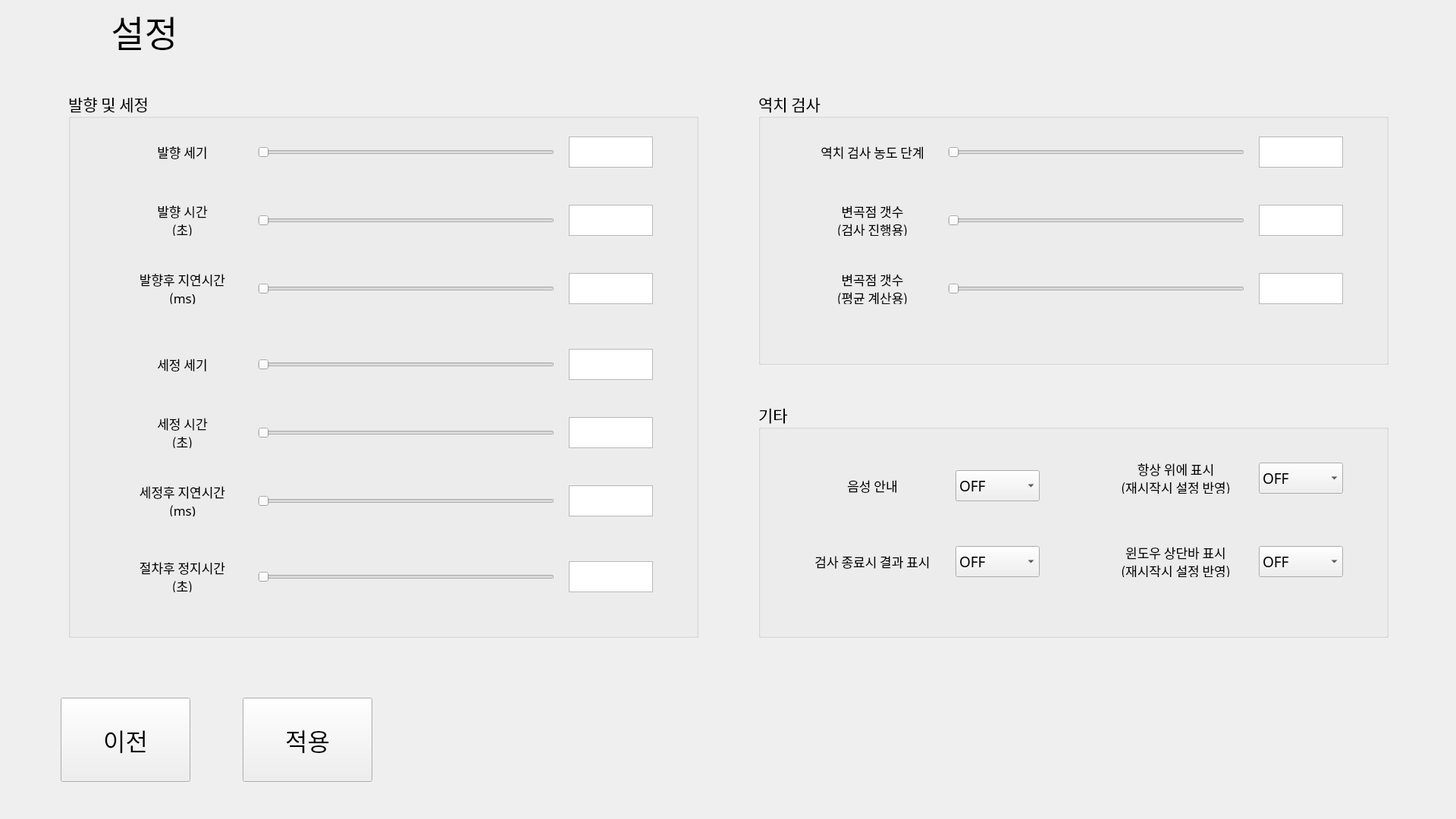
<?xml version="1.0" encoding="UTF-8"?>
<ui version="4.0">
 <class>MainWindow</class>
 <widget class="QMainWindow" name="MainWindow">
  <property name="geometry">
   <rect>
    <x>0</x>
    <y>0</y>
    <width>1920</width>
    <height>1080</height>
   </rect>
  </property>
  <property name="sizePolicy">
   <sizepolicy hsizetype="Maximum" vsizetype="Maximum">
    <horstretch>0</horstretch>
    <verstretch>0</verstretch>
   </sizepolicy>
  </property>
  <property name="maximumSize">
   <size>
    <width>1920</width>
    <height>1080</height>
   </size>
  </property>
  <property name="font">
   <font>
    <family>Malgun Gothic</family>
    <pointsize>16</pointsize>
   </font>
  </property>
  <property name="focusPolicy">
   <enum>Qt::NoFocus</enum>
  </property>
  <property name="windowTitle">
   <string>Digital Olfaction Solution</string>
  </property>
  <property name="styleSheet">
   <string notr="true"/>
  </property>
  <widget class="QWidget" name="centralwidget">
   <widget class="QLabel" name="label_title">
    <property name="geometry">
     <rect>
      <x>20</x>
      <y>10</y>
      <width>341</width>
      <height>61</height>
     </rect>
    </property>
    <property name="font">
     <font>
      <family>Malgun Gothic</family>
      <pointsize>36</pointsize>
      <bold>false</bold>
     </font>
    </property>
    <property name="text">
     <string>설정</string>
    </property>
    <property name="alignment">
     <set>Qt::AlignCenter</set>
    </property>
   </widget>
   <widget class="QPushButton" name="pushButton_back">
    <property name="geometry">
     <rect>
      <x>80</x>
      <y>920</y>
      <width>171</width>
      <height>111</height>
     </rect>
    </property>
    <property name="font">
     <font>
      <family>Malgun Gothic</family>
      <pointsize>24</pointsize>
     </font>
    </property>
    <property name="text">
     <string>이전</string>
    </property>
   </widget>
   <widget class="QTextEdit" name="te_scent_power">
    <property name="geometry">
     <rect>
      <x>750</x>
      <y>180</y>
      <width>111</width>
      <height>41</height>
     </rect>
    </property>
    <property name="sizePolicy">
     <sizepolicy hsizetype="Fixed" vsizetype="Fixed">
      <horstretch>0</horstretch>
      <verstretch>0</verstretch>
     </sizepolicy>
    </property>
    <property name="font">
     <font>
      <family>Malgun Gothic</family>
      <pointsize>14</pointsize>
     </font>
    </property>
   </widget>
   <widget class="QLabel" name="label">
    <property name="geometry">
     <rect>
      <x>150</x>
      <y>180</y>
      <width>181</width>
      <height>41</height>
     </rect>
    </property>
    <property name="font">
     <font>
      <family>Malgun Gothic</family>
      <pointsize>13</pointsize>
     </font>
    </property>
    <property name="text">
     <string>발향 세기</string>
    </property>
    <property name="alignment">
     <set>Qt::AlignCenter</set>
    </property>
   </widget>
   <widget class="QPushButton" name="pushButton_update_settings">
    <property name="geometry">
     <rect>
      <x>320</x>
      <y>920</y>
      <width>171</width>
      <height>111</height>
     </rect>
    </property>
    <property name="font">
     <font>
      <family>Malgun Gothic</family>
      <pointsize>24</pointsize>
     </font>
    </property>
    <property name="text">
     <string>적용</string>
    </property>
   </widget>
   <widget class="QSlider" name="hs_scent_power">
    <property name="geometry">
     <rect>
      <x>340</x>
      <y>190</y>
      <width>391</width>
      <height>22</height>
     </rect>
    </property>
    <property name="minimum">
     <number>0</number>
    </property>
    <property name="maximum">
     <number>100</number>
    </property>
    <property name="singleStep">
     <number>5</number>
    </property>
    <property name="pageStep">
     <number>5</number>
    </property>
    <property name="tracking">
     <bool>true</bool>
    </property>
    <property name="orientation">
     <enum>Qt::Horizontal</enum>
    </property>
    <property name="invertedAppearance">
     <bool>false</bool>
    </property>
   </widget>
   <widget class="QLabel" name="label_2">
    <property name="geometry">
     <rect>
      <x>150</x>
      <y>270</y>
      <width>181</width>
      <height>41</height>
     </rect>
    </property>
    <property name="font">
     <font>
      <family>Malgun Gothic</family>
      <pointsize>13</pointsize>
     </font>
    </property>
    <property name="text">
     <string>발향 시간
(초)</string>
    </property>
    <property name="alignment">
     <set>Qt::AlignCenter</set>
    </property>
   </widget>
   <widget class="QTextEdit" name="te_scent_run_time">
    <property name="geometry">
     <rect>
      <x>750</x>
      <y>270</y>
      <width>111</width>
      <height>41</height>
     </rect>
    </property>
    <property name="sizePolicy">
     <sizepolicy hsizetype="Fixed" vsizetype="Fixed">
      <horstretch>0</horstretch>
      <verstretch>0</verstretch>
     </sizepolicy>
    </property>
    <property name="font">
     <font>
      <family>Malgun Gothic</family>
      <pointsize>14</pointsize>
     </font>
    </property>
   </widget>
   <widget class="QSlider" name="hs_scent_run_time">
    <property name="geometry">
     <rect>
      <x>340</x>
      <y>280</y>
      <width>391</width>
      <height>22</height>
     </rect>
    </property>
    <property name="minimum">
     <number>0</number>
    </property>
    <property name="maximum">
     <number>30</number>
    </property>
    <property name="pageStep">
     <number>5</number>
    </property>
    <property name="orientation">
     <enum>Qt::Horizontal</enum>
    </property>
    <property name="invertedAppearance">
     <bool>false</bool>
    </property>
   </widget>
   <widget class="QGroupBox" name="groupBox">
    <property name="geometry">
     <rect>
      <x>90</x>
      <y>120</y>
      <width>831</width>
      <height>721</height>
     </rect>
    </property>
    <property name="title">
     <string>발향 및 세정</string>
    </property>
   </widget>
   <widget class="QLabel" name="label_7">
    <property name="geometry">
     <rect>
      <x>150</x>
      <y>460</y>
      <width>181</width>
      <height>41</height>
     </rect>
    </property>
    <property name="font">
     <font>
      <family>Malgun Gothic</family>
      <pointsize>13</pointsize>
     </font>
    </property>
    <property name="text">
     <string>세정 세기</string>
    </property>
    <property name="alignment">
     <set>Qt::AlignCenter</set>
    </property>
   </widget>
   <widget class="QTextEdit" name="te_cleaning_power">
    <property name="geometry">
     <rect>
      <x>750</x>
      <y>460</y>
      <width>111</width>
      <height>41</height>
     </rect>
    </property>
    <property name="sizePolicy">
     <sizepolicy hsizetype="Fixed" vsizetype="Fixed">
      <horstretch>0</horstretch>
      <verstretch>0</verstretch>
     </sizepolicy>
    </property>
    <property name="font">
     <font>
      <family>Malgun Gothic</family>
      <pointsize>14</pointsize>
     </font>
    </property>
   </widget>
   <widget class="QSlider" name="hs_cleaning_power">
    <property name="geometry">
     <rect>
      <x>340</x>
      <y>470</y>
      <width>391</width>
      <height>22</height>
     </rect>
    </property>
    <property name="minimum">
     <number>0</number>
    </property>
    <property name="maximum">
     <number>100</number>
    </property>
    <property name="pageStep">
     <number>5</number>
    </property>
    <property name="orientation">
     <enum>Qt::Horizontal</enum>
    </property>
    <property name="invertedAppearance">
     <bool>false</bool>
    </property>
   </widget>
   <widget class="QLabel" name="label_12">
    <property name="geometry">
     <rect>
      <x>620</x>
      <y>1240</y>
      <width>131</width>
      <height>41</height>
     </rect>
    </property>
    <property name="font">
     <font>
      <family>Malgun Gothic</family>
      <pointsize>13</pointsize>
     </font>
    </property>
    <property name="text">
     <string>발향 시작 모드</string>
    </property>
    <property name="alignment">
     <set>Qt::AlignCenter</set>
    </property>
   </widget>
   <widget class="QLabel" name="label_13">
    <property name="geometry">
     <rect>
      <x>1080</x>
      <y>620</y>
      <width>141</width>
      <height>41</height>
     </rect>
    </property>
    <property name="font">
     <font>
      <family>Malgun Gothic</family>
      <pointsize>13</pointsize>
     </font>
    </property>
    <property name="text">
     <string>음성 안내</string>
    </property>
    <property name="alignment">
     <set>Qt::AlignCenter</set>
    </property>
   </widget>
   <widget class="QGroupBox" name="groupBox_4">
    <property name="geometry">
     <rect>
      <x>1000</x>
      <y>120</y>
      <width>831</width>
      <height>361</height>
     </rect>
    </property>
    <property name="title">
     <string>역치 검사</string>
    </property>
   </widget>
   <widget class="QComboBox" name="cb_voice_onoff">
    <property name="geometry">
     <rect>
      <x>1260</x>
      <y>620</y>
      <width>111</width>
      <height>41</height>
     </rect>
    </property>
    <property name="font">
     <font>
      <family>Malgun Gothic</family>
      <pointsize>14</pointsize>
     </font>
    </property>
    <item>
     <property name="text">
      <string>OFF</string>
     </property>
    </item>
    <item>
     <property name="text">
      <string>ON</string>
     </property>
    </item>
   </widget>
   <widget class="QTextEdit" name="te_cleaning_run_time">
    <property name="geometry">
     <rect>
      <x>750</x>
      <y>550</y>
      <width>111</width>
      <height>41</height>
     </rect>
    </property>
    <property name="sizePolicy">
     <sizepolicy hsizetype="Fixed" vsizetype="Fixed">
      <horstretch>0</horstretch>
      <verstretch>0</verstretch>
     </sizepolicy>
    </property>
    <property name="font">
     <font>
      <family>Malgun Gothic</family>
      <pointsize>14</pointsize>
     </font>
    </property>
   </widget>
   <widget class="QLabel" name="label_16">
    <property name="geometry">
     <rect>
      <x>150</x>
      <y>550</y>
      <width>181</width>
      <height>41</height>
     </rect>
    </property>
    <property name="font">
     <font>
      <family>Malgun Gothic</family>
      <pointsize>13</pointsize>
     </font>
    </property>
    <property name="text">
     <string>세정 시간
(초)</string>
    </property>
    <property name="alignment">
     <set>Qt::AlignCenter</set>
    </property>
   </widget>
   <widget class="QSlider" name="hs_cleaning_run_time">
    <property name="geometry">
     <rect>
      <x>340</x>
      <y>560</y>
      <width>391</width>
      <height>22</height>
     </rect>
    </property>
    <property name="minimum">
     <number>0</number>
    </property>
    <property name="maximum">
     <number>30</number>
    </property>
    <property name="pageStep">
     <number>5</number>
    </property>
    <property name="orientation">
     <enum>Qt::Horizontal</enum>
    </property>
    <property name="invertedAppearance">
     <bool>false</bool>
    </property>
   </widget>
   <widget class="QSlider" name="hs_thres_node_max_num">
    <property name="geometry">
     <rect>
      <x>1250</x>
      <y>280</y>
      <width>391</width>
      <height>22</height>
     </rect>
    </property>
    <property name="minimum">
     <number>1</number>
    </property>
    <property name="maximum">
     <number>7</number>
    </property>
    <property name="pageStep">
     <number>5</number>
    </property>
    <property name="orientation">
     <enum>Qt::Horizontal</enum>
    </property>
    <property name="invertedAppearance">
     <bool>false</bool>
    </property>
   </widget>
   <widget class="QTextEdit" name="te_thres_test_max_level">
    <property name="geometry">
     <rect>
      <x>1660</x>
      <y>180</y>
      <width>111</width>
      <height>41</height>
     </rect>
    </property>
    <property name="sizePolicy">
     <sizepolicy hsizetype="Fixed" vsizetype="Fixed">
      <horstretch>0</horstretch>
      <verstretch>0</verstretch>
     </sizepolicy>
    </property>
    <property name="font">
     <font>
      <family>Malgun Gothic</family>
      <pointsize>14</pointsize>
     </font>
    </property>
   </widget>
   <widget class="QTextEdit" name="te_thres_node_max_num">
    <property name="geometry">
     <rect>
      <x>1660</x>
      <y>270</y>
      <width>111</width>
      <height>41</height>
     </rect>
    </property>
    <property name="sizePolicy">
     <sizepolicy hsizetype="Fixed" vsizetype="Fixed">
      <horstretch>0</horstretch>
      <verstretch>0</verstretch>
     </sizepolicy>
    </property>
    <property name="font">
     <font>
      <family>Malgun Gothic</family>
      <pointsize>14</pointsize>
     </font>
    </property>
   </widget>
   <widget class="QTextEdit" name="te_thres_node_score_num">
    <property name="geometry">
     <rect>
      <x>1660</x>
      <y>360</y>
      <width>111</width>
      <height>41</height>
     </rect>
    </property>
    <property name="sizePolicy">
     <sizepolicy hsizetype="Fixed" vsizetype="Fixed">
      <horstretch>0</horstretch>
      <verstretch>0</verstretch>
     </sizepolicy>
    </property>
    <property name="font">
     <font>
      <family>Malgun Gothic</family>
      <pointsize>14</pointsize>
     </font>
    </property>
   </widget>
   <widget class="QLabel" name="label_19">
    <property name="geometry">
     <rect>
      <x>1060</x>
      <y>180</y>
      <width>181</width>
      <height>41</height>
     </rect>
    </property>
    <property name="font">
     <font>
      <family>Malgun Gothic</family>
      <pointsize>13</pointsize>
     </font>
    </property>
    <property name="text">
     <string>역치 검사 농도 단계</string>
    </property>
    <property name="alignment">
     <set>Qt::AlignCenter</set>
    </property>
   </widget>
   <widget class="QLabel" name="label_20">
    <property name="geometry">
     <rect>
      <x>1060</x>
      <y>270</y>
      <width>181</width>
      <height>41</height>
     </rect>
    </property>
    <property name="font">
     <font>
      <family>Malgun Gothic</family>
      <pointsize>13</pointsize>
     </font>
    </property>
    <property name="text">
     <string>변곡점 갯수
(검사 진행용)</string>
    </property>
    <property name="alignment">
     <set>Qt::AlignCenter</set>
    </property>
   </widget>
   <widget class="QSlider" name="hs_thres_test_max_level">
    <property name="geometry">
     <rect>
      <x>1250</x>
      <y>190</y>
      <width>391</width>
      <height>22</height>
     </rect>
    </property>
    <property name="minimum">
     <number>1</number>
    </property>
    <property name="maximum">
     <number>12</number>
    </property>
    <property name="pageStep">
     <number>5</number>
    </property>
    <property name="orientation">
     <enum>Qt::Horizontal</enum>
    </property>
    <property name="invertedAppearance">
     <bool>false</bool>
    </property>
   </widget>
   <widget class="QSlider" name="hs_thres_node_score_num">
    <property name="geometry">
     <rect>
      <x>1250</x>
      <y>370</y>
      <width>391</width>
      <height>22</height>
     </rect>
    </property>
    <property name="minimum">
     <number>1</number>
    </property>
    <property name="maximum">
     <number>4</number>
    </property>
    <property name="pageStep">
     <number>1</number>
    </property>
    <property name="orientation">
     <enum>Qt::Horizontal</enum>
    </property>
    <property name="invertedAppearance">
     <bool>false</bool>
    </property>
   </widget>
   <widget class="QLabel" name="label_21">
    <property name="geometry">
     <rect>
      <x>1060</x>
      <y>360</y>
      <width>181</width>
      <height>41</height>
     </rect>
    </property>
    <property name="font">
     <font>
      <family>Malgun Gothic</family>
      <pointsize>13</pointsize>
     </font>
    </property>
    <property name="text">
     <string>변곡점 갯수
(평균 계산용)</string>
    </property>
    <property name="alignment">
     <set>Qt::AlignCenter</set>
    </property>
   </widget>
   <widget class="QLabel" name="label_14">
    <property name="geometry">
     <rect>
      <x>1050</x>
      <y>720</y>
      <width>201</width>
      <height>41</height>
     </rect>
    </property>
    <property name="font">
     <font>
      <family>Malgun Gothic</family>
      <pointsize>13</pointsize>
     </font>
    </property>
    <property name="text">
     <string>검사 종료시 결과 표시</string>
    </property>
    <property name="alignment">
     <set>Qt::AlignCenter</set>
    </property>
   </widget>
   <widget class="QGroupBox" name="groupBox_3">
    <property name="geometry">
     <rect>
      <x>1000</x>
      <y>530</y>
      <width>831</width>
      <height>311</height>
     </rect>
    </property>
    <property name="title">
     <string>기타</string>
    </property>
   </widget>
   <widget class="QComboBox" name="cb_result_show_onoff">
    <property name="geometry">
     <rect>
      <x>1260</x>
      <y>720</y>
      <width>111</width>
      <height>41</height>
     </rect>
    </property>
    <property name="font">
     <font>
      <family>Malgun Gothic</family>
      <pointsize>14</pointsize>
     </font>
    </property>
    <item>
     <property name="text">
      <string>OFF</string>
     </property>
    </item>
    <item>
     <property name="text">
      <string>ON</string>
     </property>
    </item>
   </widget>
   <widget class="QTextEdit" name="te_scent_post_delay">
    <property name="geometry">
     <rect>
      <x>750</x>
      <y>360</y>
      <width>111</width>
      <height>41</height>
     </rect>
    </property>
    <property name="sizePolicy">
     <sizepolicy hsizetype="Fixed" vsizetype="Fixed">
      <horstretch>0</horstretch>
      <verstretch>0</verstretch>
     </sizepolicy>
    </property>
    <property name="font">
     <font>
      <family>Malgun Gothic</family>
      <pointsize>14</pointsize>
     </font>
    </property>
   </widget>
   <widget class="QSlider" name="hs_scent_post_delay">
    <property name="geometry">
     <rect>
      <x>340</x>
      <y>370</y>
      <width>391</width>
      <height>22</height>
     </rect>
    </property>
    <property name="minimum">
     <number>0</number>
    </property>
    <property name="maximum">
     <number>1000</number>
    </property>
    <property name="pageStep">
     <number>5</number>
    </property>
    <property name="orientation">
     <enum>Qt::Horizontal</enum>
    </property>
    <property name="invertedAppearance">
     <bool>false</bool>
    </property>
   </widget>
   <widget class="QLabel" name="label_3">
    <property name="geometry">
     <rect>
      <x>150</x>
      <y>360</y>
      <width>181</width>
      <height>41</height>
     </rect>
    </property>
    <property name="font">
     <font>
      <family>Malgun Gothic</family>
      <pointsize>13</pointsize>
     </font>
    </property>
    <property name="text">
     <string>발향후 지연시간
(ms)</string>
    </property>
    <property name="alignment">
     <set>Qt::AlignCenter</set>
    </property>
   </widget>
   <widget class="QSlider" name="hs_cleaning_post_delay">
    <property name="geometry">
     <rect>
      <x>340</x>
      <y>650</y>
      <width>391</width>
      <height>22</height>
     </rect>
    </property>
    <property name="minimum">
     <number>0</number>
    </property>
    <property name="maximum">
     <number>1000</number>
    </property>
    <property name="pageStep">
     <number>5</number>
    </property>
    <property name="orientation">
     <enum>Qt::Horizontal</enum>
    </property>
    <property name="invertedAppearance">
     <bool>false</bool>
    </property>
   </widget>
   <widget class="QLabel" name="label_17">
    <property name="geometry">
     <rect>
      <x>150</x>
      <y>640</y>
      <width>181</width>
      <height>41</height>
     </rect>
    </property>
    <property name="font">
     <font>
      <family>Malgun Gothic</family>
      <pointsize>13</pointsize>
     </font>
    </property>
    <property name="text">
     <string>세정후 지연시간
(ms)</string>
    </property>
    <property name="alignment">
     <set>Qt::AlignCenter</set>
    </property>
   </widget>
   <widget class="QTextEdit" name="te_cleaning_post_delay">
    <property name="geometry">
     <rect>
      <x>750</x>
      <y>640</y>
      <width>111</width>
      <height>41</height>
     </rect>
    </property>
    <property name="sizePolicy">
     <sizepolicy hsizetype="Fixed" vsizetype="Fixed">
      <horstretch>0</horstretch>
      <verstretch>0</verstretch>
     </sizepolicy>
    </property>
    <property name="font">
     <font>
      <family>Malgun Gothic</family>
      <pointsize>14</pointsize>
     </font>
    </property>
   </widget>
   <widget class="QComboBox" name="cb_front_onoff">
    <property name="geometry">
     <rect>
      <x>1660</x>
      <y>610</y>
      <width>111</width>
      <height>41</height>
     </rect>
    </property>
    <property name="font">
     <font>
      <family>Malgun Gothic</family>
      <pointsize>14</pointsize>
     </font>
    </property>
    <item>
     <property name="text">
      <string>OFF</string>
     </property>
    </item>
    <item>
     <property name="text">
      <string>ON</string>
     </property>
    </item>
   </widget>
   <widget class="QLabel" name="label_15">
    <property name="geometry">
     <rect>
      <x>1460</x>
      <y>610</y>
      <width>181</width>
      <height>41</height>
     </rect>
    </property>
    <property name="font">
     <font>
      <family>Malgun Gothic</family>
      <pointsize>13</pointsize>
     </font>
    </property>
    <property name="text">
     <string>항상 위에 표시
(재시작시 설정 반영)</string>
    </property>
    <property name="alignment">
     <set>Qt::AlignCenter</set>
    </property>
   </widget>
   <widget class="QLabel" name="label_18">
    <property name="geometry">
     <rect>
      <x>1460</x>
      <y>720</y>
      <width>181</width>
      <height>41</height>
     </rect>
    </property>
    <property name="font">
     <font>
      <family>Malgun Gothic</family>
      <pointsize>13</pointsize>
     </font>
    </property>
    <property name="text">
     <string>윈도우 상단바 표시
(재시작시 설정 반영)</string>
    </property>
    <property name="alignment">
     <set>Qt::AlignCenter</set>
    </property>
   </widget>
   <widget class="QComboBox" name="cb_window_bars_onoff">
    <property name="geometry">
     <rect>
      <x>1660</x>
      <y>720</y>
      <width>111</width>
      <height>41</height>
     </rect>
    </property>
    <property name="font">
     <font>
      <family>Malgun Gothic</family>
      <pointsize>14</pointsize>
     </font>
    </property>
    <item>
     <property name="text">
      <string>OFF</string>
     </property>
    </item>
    <item>
     <property name="text">
      <string>ON</string>
     </property>
    </item>
   </widget>
   <widget class="QTextEdit" name="te_scent_emit_interval">
    <property name="geometry">
     <rect>
      <x>750</x>
      <y>740</y>
      <width>111</width>
      <height>41</height>
     </rect>
    </property>
    <property name="sizePolicy">
     <sizepolicy hsizetype="Fixed" vsizetype="Fixed">
      <horstretch>0</horstretch>
      <verstretch>0</verstretch>
     </sizepolicy>
    </property>
    <property name="font">
     <font>
      <family>Malgun Gothic</family>
      <pointsize>14</pointsize>
     </font>
    </property>
   </widget>
   <widget class="QLabel" name="label_22">
    <property name="geometry">
     <rect>
      <x>150</x>
      <y>740</y>
      <width>181</width>
      <height>41</height>
     </rect>
    </property>
    <property name="font">
     <font>
      <family>Malgun Gothic</family>
      <pointsize>13</pointsize>
     </font>
    </property>
    <property name="text">
     <string>절차후 정지시간
(초)</string>
    </property>
    <property name="alignment">
     <set>Qt::AlignCenter</set>
    </property>
   </widget>
   <widget class="QSlider" name="hs_scent_emit_interval">
    <property name="geometry">
     <rect>
      <x>340</x>
      <y>750</y>
      <width>391</width>
      <height>22</height>
     </rect>
    </property>
    <property name="minimum">
     <number>0</number>
    </property>
    <property name="maximum">
     <number>5</number>
    </property>
    <property name="pageStep">
     <number>5</number>
    </property>
    <property name="orientation">
     <enum>Qt::Horizontal</enum>
    </property>
    <property name="invertedAppearance">
     <bool>false</bool>
    </property>
   </widget>
   <zorder>groupBox</zorder>
   <zorder>groupBox_4</zorder>
   <zorder>groupBox_3</zorder>
   <zorder>label_title</zorder>
   <zorder>pushButton_back</zorder>
   <zorder>te_scent_power</zorder>
   <zorder>label</zorder>
   <zorder>pushButton_update_settings</zorder>
   <zorder>hs_scent_power</zorder>
   <zorder>label_2</zorder>
   <zorder>te_scent_run_time</zorder>
   <zorder>hs_scent_run_time</zorder>
   <zorder>label_7</zorder>
   <zorder>te_cleaning_power</zorder>
   <zorder>hs_cleaning_power</zorder>
   <zorder>label_12</zorder>
   <zorder>label_13</zorder>
   <zorder>cb_voice_onoff</zorder>
   <zorder>te_cleaning_run_time</zorder>
   <zorder>label_16</zorder>
   <zorder>hs_cleaning_run_time</zorder>
   <zorder>hs_thres_node_max_num</zorder>
   <zorder>te_thres_test_max_level</zorder>
   <zorder>te_thres_node_max_num</zorder>
   <zorder>te_thres_node_score_num</zorder>
   <zorder>label_19</zorder>
   <zorder>label_20</zorder>
   <zorder>hs_thres_test_max_level</zorder>
   <zorder>hs_thres_node_score_num</zorder>
   <zorder>label_21</zorder>
   <zorder>label_14</zorder>
   <zorder>cb_result_show_onoff</zorder>
   <zorder>te_scent_post_delay</zorder>
   <zorder>hs_scent_post_delay</zorder>
   <zorder>label_3</zorder>
   <zorder>hs_cleaning_post_delay</zorder>
   <zorder>label_17</zorder>
   <zorder>te_cleaning_post_delay</zorder>
   <zorder>cb_front_onoff</zorder>
   <zorder>label_15</zorder>
   <zorder>label_18</zorder>
   <zorder>cb_window_bars_onoff</zorder>
   <zorder>te_scent_emit_interval</zorder>
   <zorder>label_22</zorder>
   <zorder>hs_scent_emit_interval</zorder>
  </widget>
 </widget>
 <resources/>
 <connections/>
</ui>
